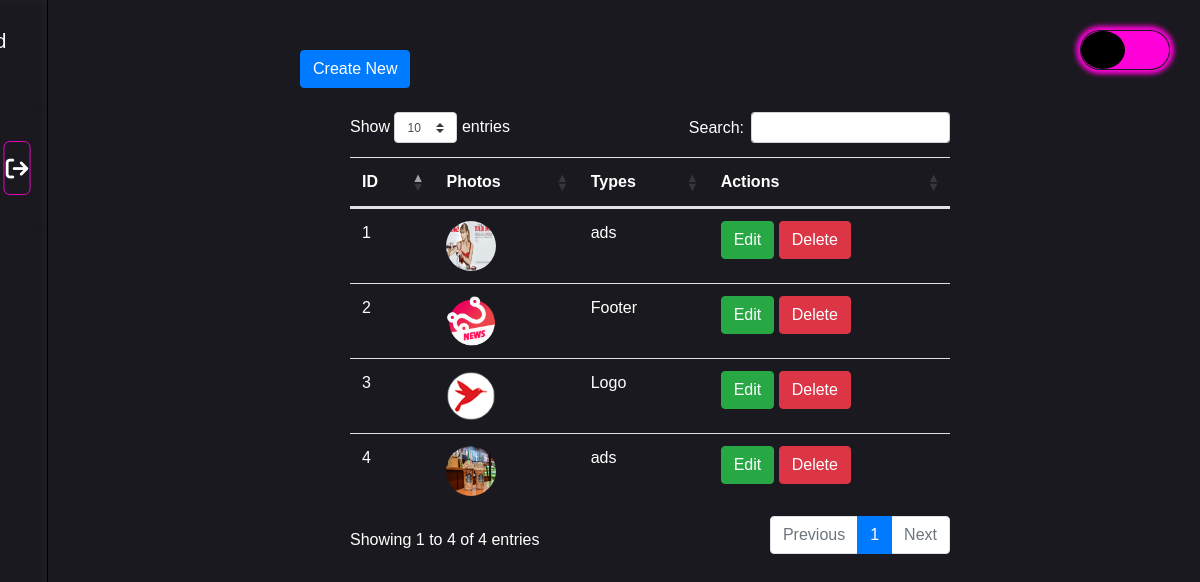
/types_photo.php (signed in), run on the app's committed database.
### tables this page shows
CREATE TABLE IF NOT EXISTS `tb_types_photo` (
  `id` int(11) NOT NULL AUTO_INCREMENT,
  `photo` text NOT NULL,
  `type` varchar(50) NOT NULL,
  PRIMARY KEY (`id`)
);

### html/types_photo.php (the view, shortened to what this page needs)
<?php include("../crud/types_photo.php");  ?>
<!DOCTYPE html>
<html lang="en">
<head>
    <link rel="stylesheet" href="https://cdnjs.cloudflare.com/ajax/libs/twitter-bootstrap/4.5.2/css/bootstrap.css">
    <link rel="stylesheet" href="https://cdn.datatables.net/1.12.1/css/dataTables.bootstrap4.min.css">
    <link rel="stylesheet" href="https://cdnjs.cloudflare.com/ajax/libs/twitter-bootstrap/4.5.2/css/bootstrap.css">
    <link rel="stylesheet" href="https://cdn.datatables.net/1.12.0/css/dataTables.bootstrap4.min.css">
    <link rel="stylesheet" href="https://cdn.jsdelivr.net/npm/bootstrap@4.0.0/dist/css/bootstrap.min.css">
    <link rel="stylesheet" href="https://cdnjs.cloudflare.com/ajax/libs/font-awesome/6.2.0/css/all.min.css">
</head>
<body class="body1">
    <div class="box">
        <div class="box-left">
            <div class="box-top">
                <h1>Dashboard</h1>
            </div>
            <hr style="color:#1A191F">
            <div class="box-1">
                <div class="sub-box1">
                    <div class="box2">
                        <div class="top">
                        </div>
                        <div class="bottom">
                            <p>Types Photo</p>
                        </div>
                    </div>
                    <div class="box3">
                        <i class="fa-solid fa-arrow-right-from-bracket icon1"></i>
                    </div>
                </div>
            </div>
            <hr style="color:#1A191F">
            <div class="box-center">
                <div class="sub1">
                    <div class="box1">
                        <div class="right">
                            <p><a class="a1" style="color: white;" href="dashboard.php">Dashboard</a></p>
                        </div>
                    </div>
                    <div class="box1" id="slide_down1">
                        <div class="right">
                            <p>Pages<i class="fa-solid fa-sort-down" style="padding-left: 5px;font-size:13px;margin-top:-5px;"></i></p>
                        </div>
                    </div>
                    <div class="box1" id="slide_down2">
                        <div class="right">
                            <p>Users<i class="fa-solid fa-sort-down" style="padding-left: 5px;font-size:13px;margin-top:-5px;"></i></p>
                        </div>
                    </div>
                    <div class="box1">
                        <div class="right">
                            <p>Comments</p>
                        </div>
                    </div>
                    <div class="box1">
                        <div class="right">
                            <p>Reviews</p>
                        </div>
                    </div>
                    <div class="box1">
                        <div class="right"><a href="logout.php">
                                <p id="logout_sweet">Logout</p>
                            </a></div>
                    </div>
                </div>
            </div>
        </div>
        <div class="box-content-right">
            <div class="box-light">
                <div class="sub1">
                    <div class="left light_left"></div>
                </div>
            </div>
            <button type="button" style="margin-left: 300px; margin-top:50px;" class="btn btn-primary" data-toggle="modal" data-target="#exampleModalLong">
                Create New
            </button>
            <div class="w-50 text-white mt-4" style="margin-left: 350px;">
            <table id="example" class="table w-100 text-white" >
                <thead>
                    <tr>
                        <th>ID</th>
                        <th>Photos</th>
                        <th>Types</th>
                        <th>Actions</th>
                    </tr>
                </thead>
                <tbody>
                    <?php
                    $sql  = "SELECT * FROM `tb_types_photo`";
                    $res  = $con->query($sql);
                    if ($res->num_rows > 0) {
                        $index = 1;
                        while ($row = $res->fetch_assoc()) {
                    ?>
                            <tr>
                                <td><?= $index; ?></td>
                                <td><img style="width: 50px; height: 50px; border-radius: 50px" src="../upload/<?= $row['photo'] ?>"></td>
                                <td><?= $row['type'] ?></td>
                                <td>
                                    <button name="btn-update" class="btn btn-success" data-toggle="modal" data-target="#ModalUpdate<?= $row['id'] ?>">Edit</button>
                                    <button name="btn-delete" class="btn btn-danger" data-toggle="modal" data-target="#ModalDelete<?= $row['id'] ?>">Delete</button>
                                </td>
                            </tr>
                    <?php $index++; } } ?>
                </tbody>
            </table></div>
        </div>
    </div>
</body>
</html>

### html/types_photo.php (style rules this page uses)
* { padding: 0; margin: 0; font-family: sans-serif; }
*::before, *::after { box-sizing: border-box; }
body { background-color: #1A191F; }
.box-left { width: 15%; height: 940px; border-right: 1px solid black; position: sticky; top: 0px; left: -11%; position: absolute; transition: 0.3s; float: left; box-shadow: inset 0px 0px 10px; }
.box-top { width: 100%; height: 90px; display: flex; justify-content: center; align-items: center; color: white; }
.box-top h1 { font-size: 20px; }
.box-1 { width: 100%; height: 90px; padding: 15px; }
.sub-box1 { width: 100%; height: 100%; display: flex; }
.box-1 .sub-box1 .box2 { width: 60%; height: 100%; }
.box-1 .sub-box1 .box2 .top { width: 100%; height: 50%; }
.box-1 .sub-box1 .box2 .bottom { width: 100%; height: 50%; }
.box-1 .sub-box1 .box2 .bottom p { padding-left: 10px; color: white; }
.box-1 .sub-box1 .box3 { width: 20%; height: 100%; transition: 0.2s; }
.box-1 .sub-box1 .box3 i { font-size: 25px; width: 100%; height: 60px; color: white; display: flex; justify-content: center; align-items: center; border-bottom: 1px solid #ff00d8; border-top: 1px solid #ff00d8; border-left: 1px solid #ff00d8; border-right: 1px solid #ff00d8; border-radius: 7px; transform: scale(0.9); transition: 0.1s; }
.box-center { width: 100%; height: 700px; padding: 10px; }
.box-center .sub1 { width: 100%; height: 100%; }
.box-center .sub1 .box1 { width: 100%; height: 40px; display: flex; justify-content: center; align-items: center; }
.box-center .sub1 .box1 .right { width: 90%; height: 100%; padding-left: 10px; padding-top: 10px; }
.box-center .sub1 .box1 .right p { color: white; transition: 0.2s; transform: scale(1); }
td { color: white; }
.box-light { width: 90px; height: 40px; box-shadow: 0px 0px 5px 4px #ff00d8; border-radius: 50px; position: absolute; right: 30px; top: 30px; padding: 1px; }
.box-light .sub1 { width: 100%; height: 100%; background-color: #ff00d8; border-radius: 50px; display: flex; }
.box-light .sub1 .left { width: 50%; height: 100%; border-radius: 50%; background-color: black; transition: 0.4s; }

### data on the page
tb_types_photo: photo (picture), type "ads"
tb_types_photo: photo (picture), type "Footer"
tb_types_photo: photo (picture), type "Logo"
tb_types_photo: photo (picture), type "ads"
